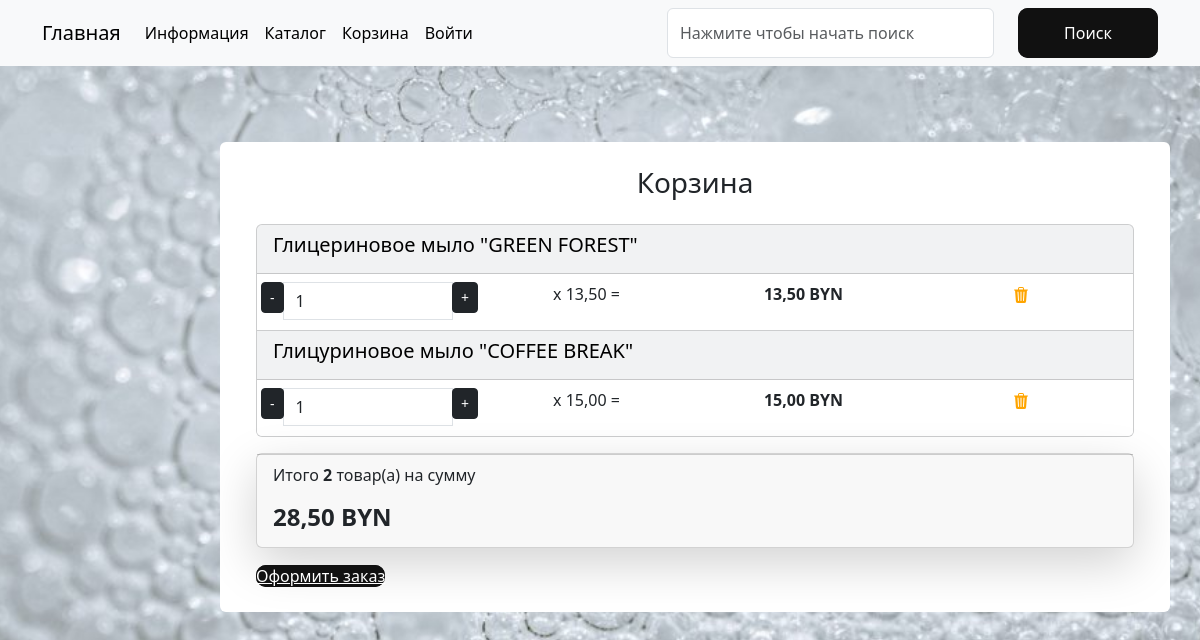
/user/users-cart/, run on the app's committed database.
### carts/models.py (models this page shows, shortened)
class Cart(models.Model):
    user = models.ForeignKey(to=User, on_delete=models.CASCADE, blank=True, null=True, verbose_name='Пользователь')
    product = models.ForeignKey(to=Products, on_delete=models.CASCADE, verbose_name='Товар')
    quantity = models.PositiveSmallIntegerField(default=0, verbose_name='Количество')
    session_key = models.CharField(max_length=32, null=True, blank=True)
    created_timestamp = models.DateTimeField(auto_now_add=True, verbose_name='Дата добавления')
    class Meta:
        db_table = 'cart'
        verbose_name = "Корзина"
        verbose_name_plural = "Корзина"
        ordering = ("id",)
    objects = CartQueryset().as_manager()
    def products_price(self):
        return round(self.product.sell_price() * self.quantity, 2)

### goods/models.py (models this page shows, shortened)
class Products(models.Model):
    name = models.CharField(max_length=150, unique=True, verbose_name='Название')
    slug = models.SlugField(max_length=200, unique=True, blank=True, null=True, verbose_name='URL')
    description = models.TextField(blank=True, null=True, verbose_name='Описание')
    image = models.ImageField(upload_to='goods_images', blank=True, null=True, verbose_name='Изображение')
    price = models.DecimalField(default=0.00, max_digits=7, decimal_places=2, verbose_name='Цена')
    discount = models.DecimalField(default=0.00, max_digits=4, decimal_places=2, verbose_name='Скидка в %')
    quantity = models.PositiveIntegerField(default=0, verbose_name='Количество')
    category = models.ForeignKey(to=Categories, on_delete=models.CASCADE, verbose_name='Категория')
    class Meta:
        db_table = 'product'
        verbose_name = 'Продукт'
        verbose_name_plural = 'Продукты'
        ordering = ("id",)
    def sell_price(self):
        if self.discount:
            return round(self.price - self.price*self.discount/100, 2)
        return self.price

### users/views.py (the view)
# urls.py: path('users-cart/', views.users_cart, name='users_cart'),
def users_cart(request):
    return render(request, 'users/users_cart.html')

### carts/models.py (called while the page is built)
    def total_price(self):
        return sum(cart.products_price() for cart in self)

    def total_quantity(self):
        if self:
            return sum(cart.quantity for cart in self)
        return 0

### carts/templatetags/carts_tags.py (called while the page is built)
@register.simple_tag()
def user_carts(request):
    return get_user_carts(request)

### carts/utils.py (called while the page is built)
def get_user_carts(request):
    if request.user.is_authenticated:
        return Cart.objects.filter(user=request.user).select_related('product')
    if not request.session.session_key:
        request.session.create()
    return Cart.objects.filter(session_key=request.session.session_key).select_related('product')

### goods/templatetags/goods_tags.py (called while the page is built)
@register.simple_tag()
def tag_categories():
    return Categories.objects.all()

### users/templates/users/users_cart.html
{% extends "base.html" %}
{% load static %}
{% load carts_tags %}
{% block content %}
{% user_carts request as carts %}
<div class="row">
    <div class="container mt-5">
        <div class="row justify-content-center">
            <div class=" bg-white p-4 mb-4 mx-2 rounded custom-shadow">
                <h3 class="text-center mb-4">Корзина</h3>
                <div class="container" id="cart-items-container">
                    {% include "carts/includes/included_cart.html" %}
                </div>
            </div>
        </div>
    </div>
</div>
{% endblock  %}

### carts/templates/carts/includes/included_cart.html (shortened to what this page needs)
{% load static %}
<div class="card mb-3 text-bg-light ">
    {% for cart in carts %}
        <div class="card-header">
            <h5 class="card-title">{{ cart.product.name }}</h5>
        </div>
        <ul class="list-group list-group-flush">
            <li class="list-group-item">
                <div class="row text-center">
                    <div class="col p-0">
                        <div class="input-group">
                            <span class="input-group-btn">
                                <button type="button" class="btn btn-dark btn-sm decrement"
                                    data-cart-id="{{ cart.id }}"
                                    data-cart-change-url="{% url "cart:cart_change" %}">
                                    -</button>
                            </span>
                            <input type="text" class="form-control number" value="{{ cart.quantity }}"
                                readonly>
                            <span class="input-group-btn">
                                <button type="button" class="btn btn-dark btn-sm increment"
                                    data-cart-id="{{ cart.id }}"
                                    data-cart-change-url="{% url "cart:cart_change" %}">
                                    +</button>
                            </span>
                        </div>
                    </div>
                    <div class="col p-0">
                        <p>x {{ cart.product.sell_price }} = </p>
                    </div>
                    <div class="col p-0"><strong> {{cart.products_price}} BYN </strong></div>
                    <div class="col p-0">
                        <a href="{% url "cart:cart_remove" %}" class="remove-from-cart"
                        data-cart-id="{{ cart.id }}">
                            <img class="mx-1" src="{% static "deps/icons/trash3-fill.svg" %}"
                                alt="Catalog Icon" width="16" height="16">
                        </a>
                    </div>
                </div>
            </li>
        </ul>
    {% endfor %}
</div>
<div class="card mb-3 shadow-lg">
    <div class="card-footer">
        <p class="float-left">Итого <strong>{{ carts.total_quantity }}</strong> товар(а) на сумму</p>
        <h4 class="float-left"><strong>{{ carts.total_price }} BYN </strong></h4>
    </div>
</div>
{% if carts and not order%}
<a class="glow-on-hover" href="{% url "orders:create_order" %}">
    Оформить заказ
</a>
{% endif %}

### static/deps/css/my_css.css (style rules this page uses)
body { background-image: url("../images/bg-image1.jpg"); background-repeat: no-repeat; background-attachment: fixed; background-position: center center; background-size: cover; height: 100%; }

### static/deps/css/home_button.css (style rules this page uses)
.glow-on-hover { width: 210px; height: 50px; border: none; outline: none; color: #fff; background: #111; cursor: pointer; position: relative; z-index: 0; border-radius: 10px; }
.glow-on-hover:before { content: ''; background: linear-gradient(45deg, #ff0000, #ff7300, #fffb00, #48ff00, #00ffd5, #002bff, #7a00ff, #ff00c8, #ff0000); position: absolute; top: -2px; left:-2px; background-size: 400%; z-index: -1; filter: blur(5px); width: calc(100% + 4px); height: calc(100% + 4px); animation: glowing 20s linear infinite; opacity: 0; transition: opacity .3s ease-in-out; border-radius: 10px; }
.glow-on-hover:after { z-index: -1; content: ''; position: absolute; width: 100%; height: 100%; background: #111; left: 0; top: 0; border-radius: 10px; }

### data on the page
Cart: product.name "Глицериновое мыло \"GREEN FOREST\"", quantity "1", product.sell_price "13,50", products_price "13,50", total_quantity "2", total_price "28,50"
Cart: product.name "Глицуриновое мыло \"COFFEE BREAK\"", quantity "1", product.sell_price "15,00", products_price "15,00"
